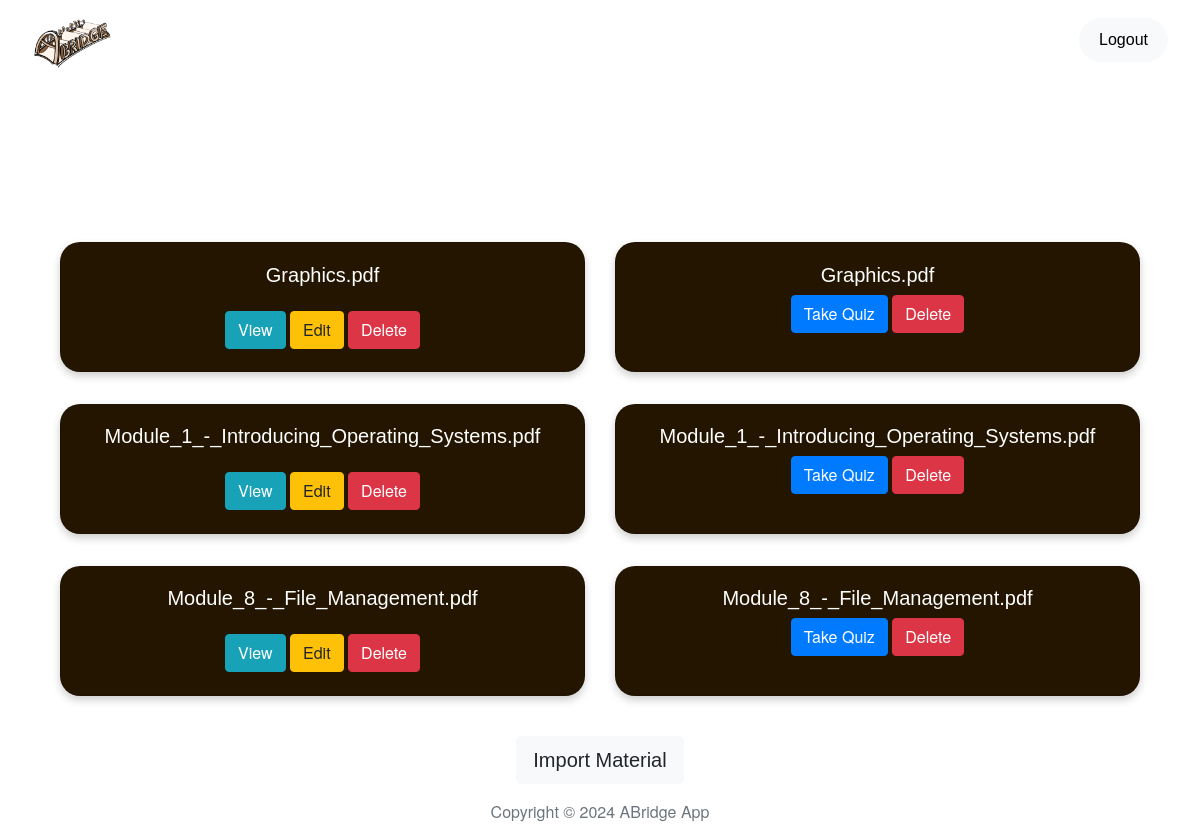
Page /dashboard (signed in) on the earlier database version.
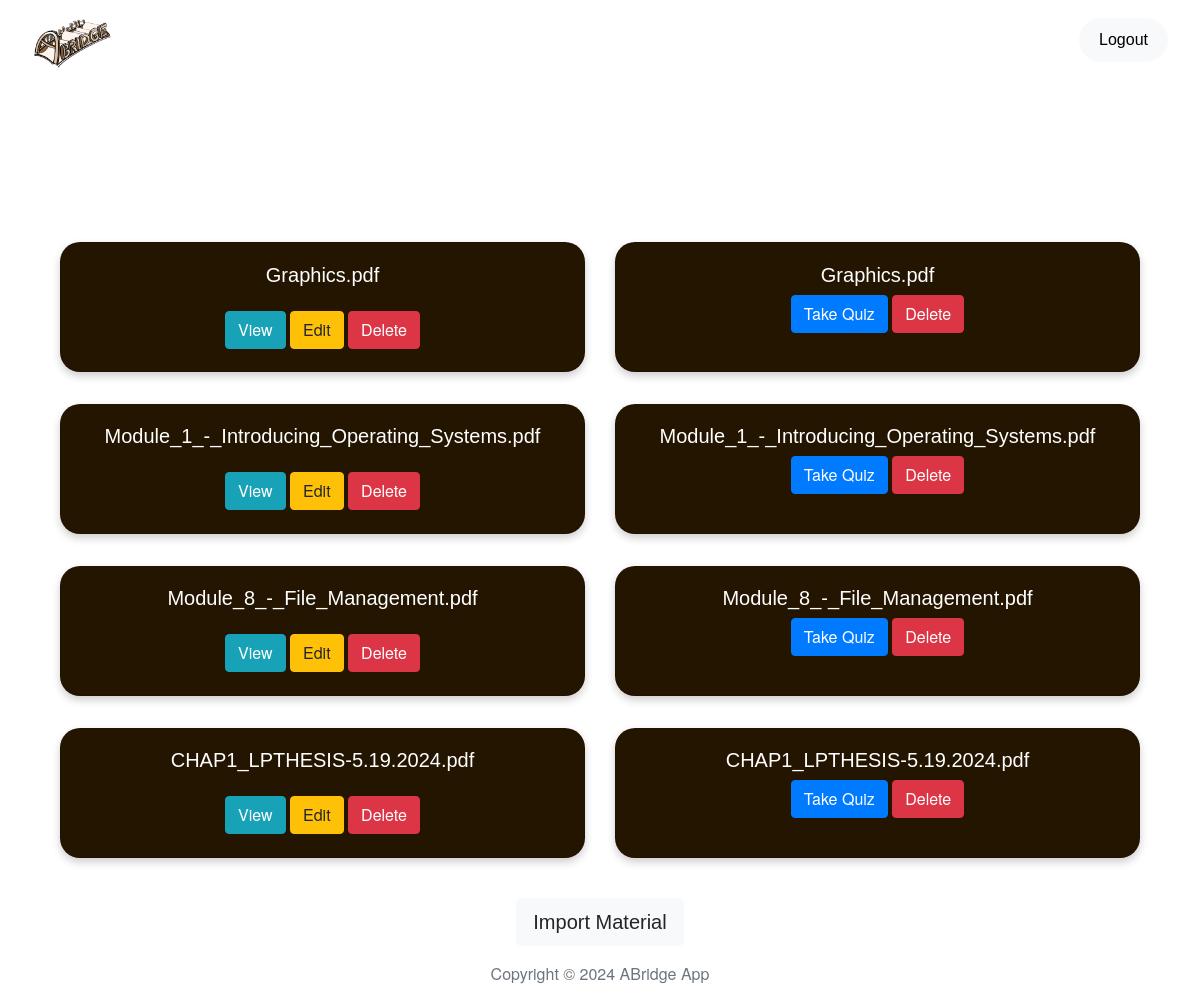
Same page on the later database version.
### website/models.py (models this page shows)
class Upload(db.Model):
    id = db.Column(db.Integer, primary_key=True)
    user_id = db.Column(db.Integer, db.ForeignKey('user.id'), nullable=False)
    filename = db.Column(db.String(150))
    text = db.Column(db.Text)
    summary = db.Column(db.Text)
    date_created = db.Column(db.DateTime(timezone=True), default=func.now())

class Quiz(db.Model):
    id = db.Column(db.Integer, primary_key=True)
    title = db.Column(db.String(150), nullable=False)  # This stores the summary filename
    user_id = db.Column(db.Integer, db.ForeignKey('user.id'), nullable=False)
    questions = db.relationship('Question', backref='quiz', lazy=True)

### website/views.py (the view)
@views.route('/dashboard')
@login_required
def dashboard():
    user_summaries = Upload.query.filter_by(user_id=current_user.id).all()
    user_quizzes = Quiz.query.filter_by(user_id=current_user.id).all()
    return render_template('nav/dashboard.html', user=current_user, uploads=user_summaries, summaries=user_summaries, quizzes=user_quizzes)

### website/__init__.py (called while the page is built)
def create_app():
    app = Flask(__name__)
    app.config['SECRET_KEY'] = SECRET_KEY
    app.config['SQLALCHEMY_DATABASE_URI'] = f'sqlite:///{DB_NAME}'
    app.config['UPLOAD_FOLDER'] = 'uploads'
    db.init_app(app)
    migrate.init_app(app, db)
    os.makedirs(app.config['UPLOAD_FOLDER'], exist_ok=True)
    from .views import views
    from .auth import auth
    app.register_blueprint(views, url_prefix='/')
    app.register_blueprint(auth, url_prefix='/')
    from .models import User, Upload, Quiz, Question
    with app.app_context():
        db.create_all()
    login_manager = LoginManager()
    login_manager.login_view = 'auth.login'
    login_manager.init_app(app)
    @login_manager.user_loader
    def load_user(id):
        return User.query.get(int(id))
    return app

### website/templates/nav/dashboard.html (shortened to what this page needs)
{% extends "base.html" %}
{% block content %}
<main class="container mt-5">
    <div class="row">
        <div class="col-md-6">
            <h2 class="h3 mt-5 mb-3">Summaries</h2>
            <div class="list-group">
                {% for summary in summaries %}
                <div class="list-group-item card-custom mb-3 equal-height" style="text-align: center; border-radius: 20px; padding: 20px;">
                    <h5>{{ summary.filename }}</h5>
                    <a href="{{ url_for('views.view_summary', summary_id=summary.id) }}" class="btn btn-info">View</a>
                    <a href="{{ url_for('views.edit_summary', summary_id=summary.id) }}" class="btn btn-warning">Edit</a>
                    <form action="{{ url_for('views.delete_summary', summary_id=summary.id) }}" method="POST" class="d-inline">
                        <button type="submit" class="btn btn-danger">Delete</button>
                    </form>
                </div>
                {% endfor %}
            </div>
        </div>
        <div class="col-md-6">
            <h2 class="h3 mt-5 mb-3">Quizzes</h2>
            <div class="list-group">
                {% for item in quizzes %}
                <div class="list-group-item card-custom mb-3 equal-height" style="text-align: center; border-radius: 20px; padding: 20px;">
                    <h5>{{ item.title }}</h5>
                    <a href="{{ url_for('views.view_quiz', filename=item.title, summary_id=item.summary_id, quiz_id=item.id) }}" class="btn btn-primary">Take Quiz</a>
                    <form action="{{ url_for('views.delete_quiz', quiz_id=item.id) }}" method="POST" class="d-inline">
                        <button type="submit" class="btn btn-danger">Delete</button>
                    </form>
                </div>
                {% endfor %}
            </div>
        </div>
    </div>
    {% if current_user.is_authenticated %}
    <div class="mt-4 text-center">
        <a href="{{ url_for('views.import_materials') }}" class="btn btn-light btn-lg" role="button" aria-label="Import materials" style="font-family:'Neue Montreal',sans-serif;">Import Material</a>
    </div>
    {% endif %}
</main>
{% endblock %}

### website/templates/base.html (shortened to what this page needs)
<!DOCTYPE html>
<html lang="en">
<head>
    <link
        rel="stylesheet"
        href="https://stackpath.bootstrapcdn.com/bootstrap/4.4.1/css/bootstrap.min.css"
    />
    <link
        rel="stylesheet"
        href="https://stackpath.bootstrapcdn.com/font-awesome/4.7.0/css/font-awesome.min.css"
    />
    <link
        rel="stylesheet"
        href="{{ url_for('static', filename='style.css') }}"
    />
</head>
<body>
    <header class="navbar navbar-expand-lg navbar-custom">
        <div class="collapse navbar-collapse" id="navbar">
            <div class="navbar-nav mr-auto d-flex align-items-center">
                <a class="navbar-brand" id="home" href="/">
                    <img src="/static/images/logo.png" alt="Logo" width="80" height="80">
                </a>
                <a class="nav-item nav-link" id="about" href="/about">About</a>
                <a class="nav-item nav-link" id="contact" href="/contact">Contact</a>
                {% if user.is_authenticated %}
                <a class="nav-item nav-link" id="dashboard" href="/dashboard">Dashboard</a>
                {% endif %}
            </div>
            <div class="navbar-nav ml-auto d-flex align-items-center">
                {% if not user.is_authenticated %}
                <a class="navbar navbar-light custom-navbar" id="login" style="color: white; text-decoration: none; padding-left: 5px;" href="/login">Login</a>
                <a class="navbar navbar-light bg-light" id="signUp" href="/sign-up">Sign Up</a>
                {% else %}
                <a class="navbar navbar-light bg-light" id="logout" href="/logout">Logout</a>
                {% endif %}
            </div>
        </div>
    </header>
    <main class="main-content container">
        {% block content %}
        {% endblock %}
    </main>
    <footer class="footer">
        <div class="container text-center">
            <span class="text-muted">Copyright © 2024 ABridge App</span>
        </div>
    </footer>
</body>
</html>

### website/static/style.css (style rules this page uses)
html, body { height: 100%; margin: 0; }
body { font-family: 'Helvetica Neue', Arial, sans-serif; background-image: url('/static/images/background.jpg'); background-size: cover; background-position: center; background-attachment: fixed; margin: 0; padding: 0; height: 100vh; display: flex; flex-direction: column; align-items: center; }
h2 { color: #ffffff; align-items: center; justify-content: center; text-align: center; font-family: 'Halvar Breitschrift', sans-serif; }
h5 { color: white; font-family: 'Neue Montreal', sans-serif; }
.main-content { flex: 1; }
.footer { color: #ffffff; padding: 1rem; text-align: center; border-top: none; background-color: rgba(0, 0, 0, 0); }
.navbar-custom { justify-content: space-between; align-items: center; width: 100%; height: 80px; padding: 0 2rem; background-color: transparent; display: flex; }
.navbar-nav.mr-auto { align-items: center; display: flex; }
.navbar-nav.ml-auto { justify-content: flex-end; align-items: center; margin-left: auto; display: flex; }
.nav-item.nav-link { display: flex; align-items: center; color: white !important; padding: 0 1rem; height: 80px; font-family: 'Neue Montreal', sans-serif; }
.navbar-brand { margin-right: 1rem; }
.navbar-nav.mr-auto .nav-item { margin-right: 1rem; }
a.navbar { text-decoration: none; color: black; border-radius: 40px; padding: 10px 20px; font-family: 'Neue Montreal', sans-serif; }
#about { width: 52px; }
#contact { width: 69px; }
#dashboard { width: 94px; }
.card-custom { width: 500px; height: auto; padding: 1rem; margin: 1rem auto; text-align: center; box-shadow: 0 4px 8px rgba(0, 0, 0, 0.2); background-color: rgb(36, 21, 1); color: rgb(188, 184, 184); }
h2 { font-family: 'Halvar Breitschrift', sans-serif; color: #ffffff; align-items: center; justify-content: center; text-align: center; }
.footer { background-color: rgba(0, 0, 0, 0); color: #ffffff; padding: 1rem; text-align: center; border-top: none; }
.navbar-custom { display: flex; justify-content: space-between; align-items: center; width: 100%; height: 80px; padding: 0 2rem; background-color: transparent; }
.navbar-nav.mr-auto { display: flex; align-items: center; }
.navbar-nav.ml-auto { display: flex; justify-content: flex-end; align-items: center; margin-left: auto; }
.nav-item.nav-link { font-family: 'Neue Montreal', sans-serif; display: flex; align-items: center; color: white !important; padding: 0 1rem; height: 80px; }
a.navbar { font-family: 'Neue Montreal', sans-serif; text-decoration: none; color: black; border-radius: 40px; padding: 10px 20px; }
.card-custom { width: 100%; height: 130px; padding: 20px; border-radius: 20px; text-align: center; margin: 1rem auto; box-shadow: 0 4px 8px rgba(0, 0, 0, 0.2); background-color: rgb(36, 21, 1); color: rgb(188, 184, 184); }

Differences in the rows shown:
added Upload: filename "CHAP1_LPTHESIS-5.19.2024.pdf"
added Quiz: title "CHAP1_LPTHESIS-5.19.2024.pdf"
